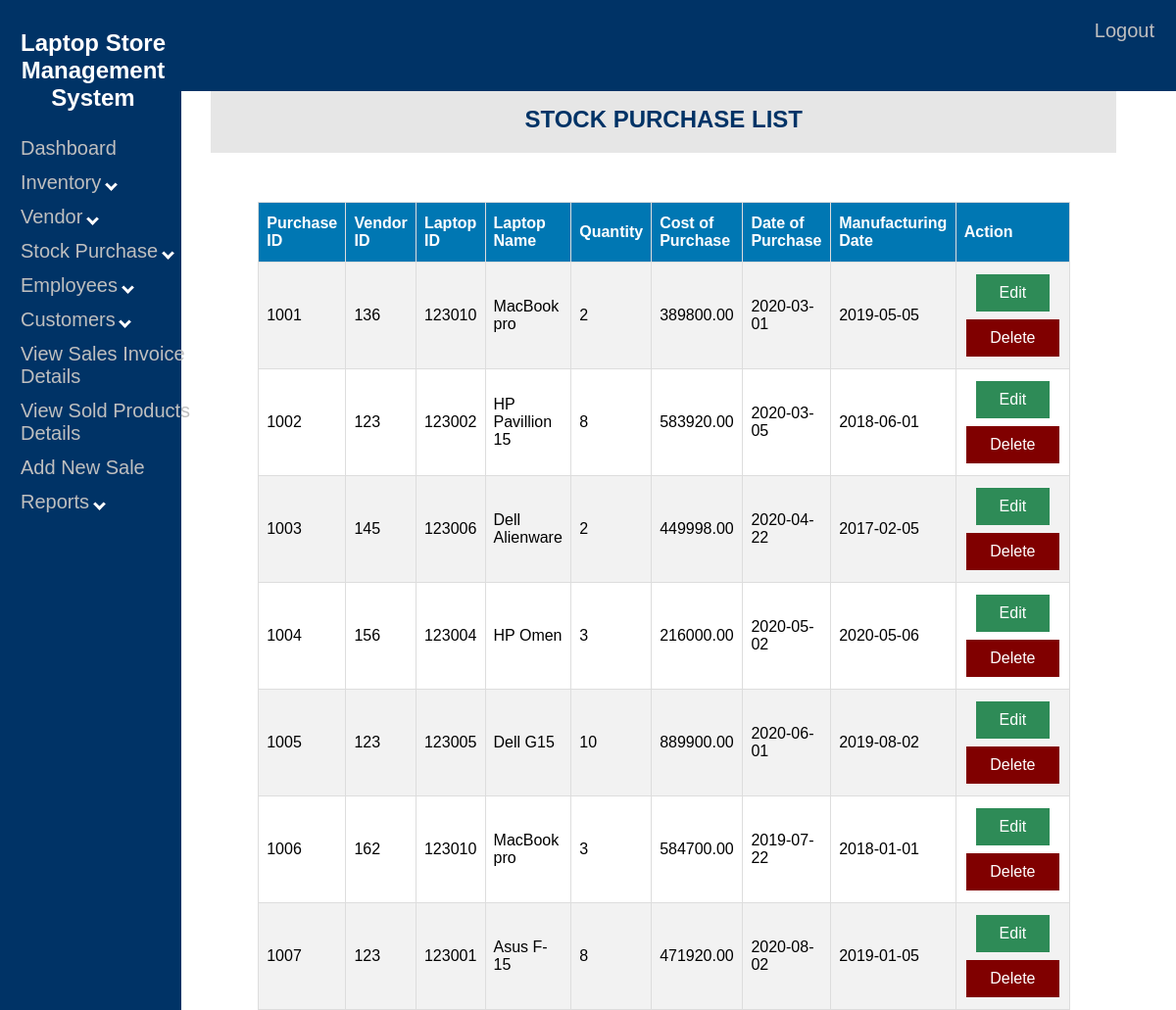
The page /Laptop/purchase-view.php on the database its author committed.
### tables this page shows
CREATE TABLE `purchase` (
  `P_ID` decimal(4,0) NOT NULL,
  `VEN_ID` decimal(3,0) NOT NULL,
  `LAP_ID` decimal(6,0) NOT NULL,
  `P_QTY` int(11) NOT NULL,
  `P_COST` decimal(8,2) NOT NULL,
  `PUR_DATE` date NOT NULL,
  `MFG_DATE` date NOT NULL
);

CREATE TABLE `laptop` (
  `LAP_ID` decimal(6,0) NOT NULL,
  `LAP_NAME` varchar(50) NOT NULL,
  `LAP_QTY` int(11) NOT NULL,
  `CATEGORY` varchar(20) DEFAULT NULL,
  `LAP_PRICE` decimal(8,2) NOT NULL
);

### Laptop/purchase-view.php (the view, shortened to what this page needs)
<!DOCTYPE html>
<html>
<head>
<link rel="stylesheet" type="text/css" href="nav2.css">
<link rel="stylesheet" type="text/css" href="table1.css">
</head>
<body>
<div class="sidenav">
			<h2 style="font-family:Arial; color:white; text-align:center;"> Laptop Store Management System </h2>
			<a href="adminmainpage.php">Dashboard</a>
			<button class="dropdown-btn">Inventory
			<i class="down"></i>
			</button>
			<button class="dropdown-btn">Vendor
			<i class="down"></i>
			</button>
			<button class="dropdown-btn">Stock Purchase
			<i class="down"></i>
			</button>
			<button class="dropdown-btn">Employees
			<i class="down"></i>
			</button>
			<button class="dropdown-btn">Customers
			<i class="down"></i>
			</button>
			<a href="sales-view.php">View Sales Invoice Details</a>
			<a href="salesitems-view.php">View Sold Products Details</a>
			<a href="pos1.php">Add New Sale</a>
			<button class="dropdown-btn">Reports
			<i class="down"></i>
			</button>
	</div>
	<div class="topnav">
		<a href="logout.php">Logout</a>
	</div>
	<center>
	<div class="head">
	<h2> STOCK PURCHASE LIST</h2>
	</div>
	</center>
	<table align="right" id="table1" style="margin-right:100px;">
		<tr>
			<th>Purchase ID</th>
			<th>Vendor ID</th>
			<th>Laptop ID</th>
			<th>Laptop Name</th>
			<th>Quantity</th>
			<th>Cost of Purchase</th>
			<th>Date of Purchase</th>
			<th>Manufacturing Date</th>
			<th>Action</th>
		</tr>
	<?php
	include "config.php";
	$sql = "SELECT p_id,ven_id,lap_id,p_qty,p_cost,pur_date,mfg_date FROM purchase";
	$result = $conn->query($sql);
	if ($result->num_rows > 0) {
	while($row = $result->fetch_assoc()) {
		$sql1="SELECT lap_name from laptop where lap_id=".$row["lap_id"];
		$result1 = $conn->query($sql1);
		while($row1 = $result1->fetch_assoc()) {
			echo "<tr>";
				echo "<td>" . $row["p_id"]. "</td>";
				echo "<td>" . $row["ven_id"]. "</td>";
				echo "<td>" . $row["lap_id"]. "</td>";
				echo "<td>" . $row1["lap_name"] . "</td>";
				echo "<td>" . $row["p_qty"]. "</td>";
				echo "<td>" . $row["p_cost"]. "</td>";
				echo "<td>" . $row["pur_date"]. "</td>";
				echo "<td>" . $row["mfg_date"] . "</td>";
				echo "<td align=center>";
				echo "<a class='button1 edit-btn' href=purchase-update.php?pid=".$row['p_id']."&vid=".$row['ven_id']."&lid=".$row['lap_id'].">Edit</a>";
				echo "<a class='button1 del-btn' href=purchase-delete.php?pid=".$row['p_id']."&vid=".$row['ven_id']."&lid=".$row['lap_id'].">Delete</a>";
				echo "</td>";
			echo "</tr>";
		}
	}
	echo "</table>";
}
	?>
</body>
</html>

### Laptop/nav2.css (style rules this page uses)
.sidenav { height: 100%; width: 15%; position: fixed; z-index: 1; top: 0; left: 0; background-color: #003366; padding-top: 10px; padding-left:5px; font-family:Arial; }
.sidenav a,.dropdown-btn { padding: 6px 8px 6px 16px; text-decoration: none; font-size: 20px; color: #bfbfbf; display: block; border: none; background: none; width: 100%; text-align: left; cursor: pointer; outline: none; }
i { border: solid white; border-width: 0 3px 3px 0; display: inline-block; padding: 3px; }
.down { transform: rotate(45deg); -webkit-transform: rotate(45deg); }
.topnav { overflow: hidden; background-color: #003366; margin:0px; vertical-align:top; width: 100%; height:9%; position: fixed; x-index: 1; top: 0; left: 0; }
.topnav a { float: right; text-align: center; padding: 20px 22px; text-decoration: none; font-size: 20px; font-family:Arial; color: #bfbfbf; display: block; border: none; background: none; cursor: pointer; outline: none; }
div.head { width:78%; font-family:Arial; background-color:#e6e6e6; color:#003366; float:right; margin-top:80px; margin-right:53px; margin-left:0px; top: 0; right: 0; overflow:hidden; }

### Laptop/table1.css (style rules this page uses)
#table1 { font-family: Arial; border-collapse: collapse; margin-top:50px; margin-right:25px; width: 70%; overflow:auto; }
#table1 td, #table1 th { border: 1px solid #ddd; padding: 8px; }
#table1 tr:nth-child(even) { background-color: #f2f2f2; }
#table1 th { padding-top: 12px; padding-bottom: 12px; text-align: left; background-color: #0077b3; color: white; }
.button1 { border:none; color: white; padding: 10px 24px; text-align: center; text-decoration: none; display: inline-block; margin: 4px 2px; cursor: pointer; }
.edit-btn { background-color:#2E8B57; }
.del-btn { background-color:#800000; }

### rows shown on the page
purchase: P_ID "1001", VEN_ID "136", LAP_ID "123010", P_QTY "2", P_COST "389800.00", PUR_DATE "2020-03-01", MFG_DATE "2019-05-05"
laptop: LAP_NAME "MacBook pro"
purchase: P_ID "1002", VEN_ID "123", LAP_ID "123002", P_QTY "8", P_COST "583920.00", PUR_DATE "2020-03-05", MFG_DATE "2018-06-01"
laptop: LAP_NAME "HP Pavillion 15"
purchase: P_ID "1003", VEN_ID "145", LAP_ID "123006", P_QTY "2", P_COST "449998.00", PUR_DATE "2020-04-22", MFG_DATE "2017-02-05"
laptop: LAP_NAME "Dell Alienware"
purchase: P_ID "1004", VEN_ID "156", LAP_ID "123004", P_QTY "3", P_COST "216000.00", PUR_DATE "2020-05-02", MFG_DATE "2020-05-06"
laptop: LAP_NAME "HP Omen"
purchase: P_ID "1005", VEN_ID "123", LAP_ID "123005", P_QTY "10", P_COST "889900.00", PUR_DATE "2020-06-01", MFG_DATE "2019-08-02"
laptop: LAP_NAME "Dell G15"
purchase: P_ID "1006", VEN_ID "162", LAP_ID "123010", P_QTY "3", P_COST "584700.00", PUR_DATE "2019-07-22", MFG_DATE "2018-01-01"
purchase: P_ID "1007", VEN_ID "123", LAP_ID "123001", P_QTY "8", P_COST "471920.00", PUR_DATE "2020-08-02", MFG_DATE "2019-01-05"
laptop: LAP_NAME "Asus F-15"
